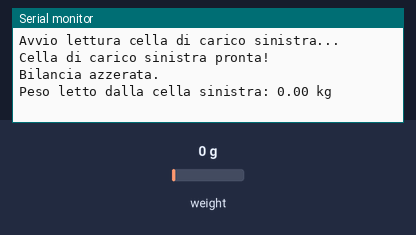
This sketch was run on a simulated Arduino Uno, built with avr-gcc and run on an emulated ATmega328P. On the bench: the last lines printed to the serial monitor. The test bench sets the inputs (shaded band); at power-on: weight on the scale 0 g.

Above: at 2.2 s.
2.3 s: weight on the scale set to 100 g
At 4.1 s:
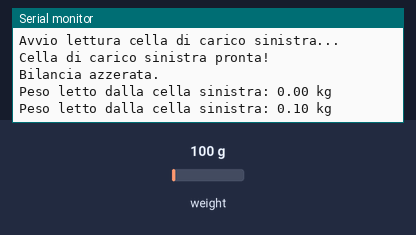
4.3 s: weight on the scale set to 1250 g
At 5.6 s:
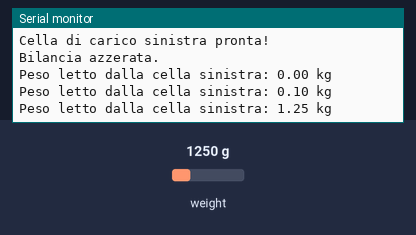
Timing chart, 0 to 7.3 s (numbered marks = the images above; inputs shaded):
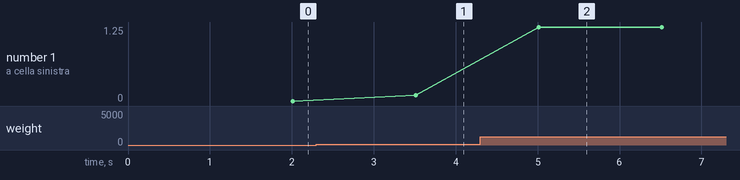

Measured:
- after the input at 2.3 s, the serial monitor: prints a new line after 1.2 s (image 1)
- after the input at 4.3 s, the serial monitor: prints a new line after 0.71 s (image 2)
- plotted number 1: 0 → 0.1 after the input at 2.3 s, 0.1 → 1.25 after the input at 4.3 s

The sketch:

calibrazione_cella_sinistra.ino
```cpp
#include "HX711.h"

// Pin per la cella di carico sinistra
#define DT_PIN 3 // Pin Data
#define SCK_PIN 2 // Pin Clock

// Oggetto per la cella di carico
HX711 scale_left;

// Variabili per calibrazione
float calibration_factor_left = 217000.0; // Nuovo fattore di calibrazione calcolato

void setup() {
  Serial.begin(9600);
  Serial.println("Avvio lettura cella di carico sinistra...");

  // Configura la cella di carico
  scale_left.begin(DT_PIN, SCK_PIN);

  // Controlla che la cella sia pronta
  while (!scale_left.is_ready()) {
    Serial.println("Cella di carico sinistra non pronta. Attendi...");
    delay(500);
  }
  Serial.println("Cella di carico sinistra pronta!");

  // Azzeramento e calibrazione iniziale
  scale_left.set_scale(calibration_factor_left);
  scale_left.tare(); // Azzeramento della bilancia
  Serial.println("Bilancia azzerata.");
}

void loop() {
  if (scale_left.is_ready()) {
    // Lettura in kg
    float weight_left = scale_left.get_units(10); // Media su 10 letture per maggiore precisione

    // Stampa del valore
    Serial.print("Peso letto dalla cella sinistra: ");
    Serial.print(weight_left, 2);
    Serial.println(" kg");
  } else {
    Serial.println("Errore: La cella di carico sinistra non è pronta.");
  }

  delay(500); // Attesa di 500 ms tra le letture
}
```
